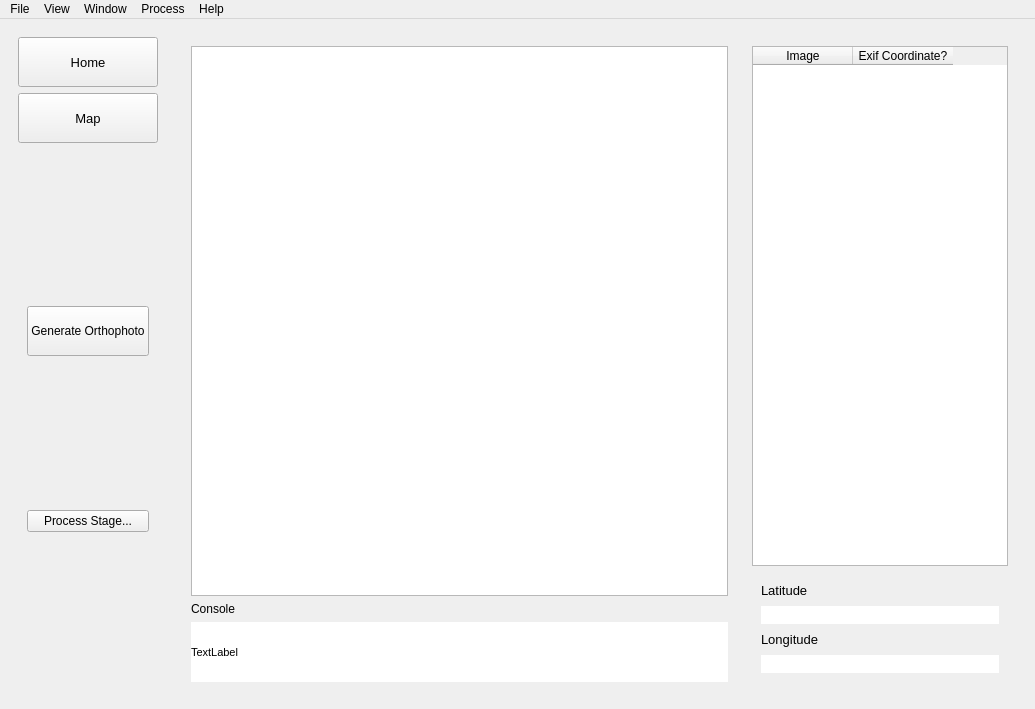
<?xml version="1.0" encoding="UTF-8"?>
<ui version="4.0">
 <class>MainWindow</class>
 <widget class="QMainWindow" name="MainWindow">
  <property name="geometry">
   <rect>
    <x>0</x>
    <y>0</y>
    <width>1035</width>
    <height>709</height>
   </rect>
  </property>
  <property name="windowTitle">
   <string>MainWindow</string>
  </property>
  <widget class="QWidget" name="centralwidget">
   <layout class="QHBoxLayout" name="horizontalLayout">
    <item>
     <widget class="QFrame" name="frame">
      <layout class="QVBoxLayout" name="verticalLayout">
       <item>
        <widget class="QPushButton" name="homeButton">
         <property name="minimumSize">
          <size>
           <width>0</width>
           <height>50</height>
          </size>
         </property>
         <property name="font">
          <font>
           <pointsize>10</pointsize>
          </font>
         </property>
         <property name="text">
          <string>Home</string>
         </property>
        </widget>
       </item>
       <item>
        <widget class="QPushButton" name="mapButton">
         <property name="minimumSize">
          <size>
           <width>0</width>
           <height>50</height>
          </size>
         </property>
         <property name="font">
          <font>
           <pointsize>10</pointsize>
          </font>
         </property>
         <property name="text">
          <string>Map</string>
         </property>
        </widget>
       </item>
       <item>
        <widget class="QStackedWidget" name="stackedWidget_2">
         <property name="sizePolicy">
          <sizepolicy hsizetype="Maximum" vsizetype="Preferred">
           <horstretch>0</horstretch>
           <verstretch>0</verstretch>
          </sizepolicy>
         </property>
         <property name="currentIndex">
          <number>1</number>
         </property>
         <widget class="QWidget" name="page">
          <layout class="QVBoxLayout" name="verticalLayout_7">
           <item>
            <spacer name="verticalSpacer">
             <property name="orientation">
              <enum>Qt::Vertical</enum>
             </property>
             <property name="sizeHint" stdset="0">
              <size>
               <width>20</width>
               <height>500</height>
              </size>
             </property>
            </spacer>
           </item>
          </layout>
         </widget>
         <widget class="QWidget" name="page_2">
          <layout class="QVBoxLayout" name="verticalLayout_3">
           <item>
            <widget class="QPushButton" name="pushButton">
             <property name="minimumSize">
              <size>
               <width>0</width>
               <height>50</height>
              </size>
             </property>
             <property name="font">
              <font>
               <pointsize>9</pointsize>
              </font>
             </property>
             <property name="text">
              <string>Generate Orthophoto</string>
             </property>
            </widget>
           </item>
           <item>
            <widget class="QPushButton" name="pushButton_2">
             <property name="text">
              <string>Process Stage...</string>
             </property>
            </widget>
           </item>
          </layout>
         </widget>
        </widget>
       </item>
      </layout>
     </widget>
    </item>
    <item>
     <widget class="QStackedWidget" name="stackedWidget">
      <property name="styleSheet">
       <string notr="true"/>
      </property>
      <property name="frameShape">
       <enum>QFrame::NoFrame</enum>
      </property>
      <property name="currentIndex">
       <number>1</number>
      </property>
      <widget class="QWidget" name="homeWidget">
       <layout class="QVBoxLayout" name="verticalLayout_2">
        <item>
         <spacer name="verticalSpacer_2">
          <property name="orientation">
           <enum>Qt::Vertical</enum>
          </property>
          <property name="sizeType">
           <enum>QSizePolicy::Maximum</enum>
          </property>
          <property name="sizeHint" stdset="0">
           <size>
            <width>20</width>
            <height>150</height>
           </size>
          </property>
         </spacer>
        </item>
        <item>
         <widget class="QFrame" name="buttonFrame">
          <layout class="QHBoxLayout" name="butto">
           <item>
            <spacer name="horizontalSpacer">
             <property name="orientation">
              <enum>Qt::Horizontal</enum>
             </property>
             <property name="sizeHint" stdset="0">
              <size>
               <width>40</width>
               <height>20</height>
              </size>
             </property>
            </spacer>
           </item>
           <item>
            <widget class="QPushButton" name="newprojectButton">
             <property name="sizePolicy">
              <sizepolicy hsizetype="Maximum" vsizetype="Fixed">
               <horstretch>0</horstretch>
               <verstretch>0</verstretch>
              </sizepolicy>
             </property>
             <property name="minimumSize">
              <size>
               <width>210</width>
               <height>60</height>
              </size>
             </property>
             <property name="font">
              <font>
               <pointsize>20</pointsize>
              </font>
             </property>
             <property name="text">
              <string>New Project</string>
             </property>
            </widget>
           </item>
           <item>
            <widget class="QPushButton" name="openprojectButton">
             <property name="sizePolicy">
              <sizepolicy hsizetype="Maximum" vsizetype="Fixed">
               <horstretch>0</horstretch>
               <verstretch>0</verstretch>
              </sizepolicy>
             </property>
             <property name="minimumSize">
              <size>
               <width>210</width>
               <height>60</height>
              </size>
             </property>
             <property name="font">
              <font>
               <pointsize>20</pointsize>
              </font>
             </property>
             <property name="text">
              <string>Open Project</string>
             </property>
            </widget>
           </item>
           <item>
            <spacer name="horizontalSpacer_2">
             <property name="orientation">
              <enum>Qt::Horizontal</enum>
             </property>
             <property name="sizeHint" stdset="0">
              <size>
               <width>40</width>
               <height>20</height>
              </size>
             </property>
            </spacer>
           </item>
          </layout>
         </widget>
        </item>
        <item>
         <spacer name="verticalSpacer_3">
          <property name="orientation">
           <enum>Qt::Vertical</enum>
          </property>
          <property name="sizeHint" stdset="0">
           <size>
            <width>20</width>
            <height>40</height>
           </size>
          </property>
         </spacer>
        </item>
       </layout>
      </widget>
      <widget class="QWidget" name="mapWidget">
       <layout class="QHBoxLayout" name="horizontalLayout_3">
        <item>
         <widget class="QFrame" name="mainimageFrame">
          <layout class="QVBoxLayout" name="verticalLayout_4">
           <item>
            <widget class="QGraphicsView" name="imageView"/>
           </item>
           <item>
            <widget class="QLabel" name="label">
             <property name="text">
              <string>Console</string>
             </property>
            </widget>
           </item>
           <item>
            <widget class="QLabel" name="odmconsoleLabel">
             <property name="sizePolicy">
              <sizepolicy hsizetype="Preferred" vsizetype="Maximum">
               <horstretch>0</horstretch>
               <verstretch>0</verstretch>
              </sizepolicy>
             </property>
             <property name="minimumSize">
              <size>
               <width>0</width>
               <height>60</height>
              </size>
             </property>
             <property name="font">
              <font>
               <pointsize>8</pointsize>
              </font>
             </property>
             <property name="styleSheet">
              <string notr="true">background-color: rgb(255, 255, 255);</string>
             </property>
             <property name="text">
              <string>TextLabel</string>
             </property>
            </widget>
           </item>
          </layout>
         </widget>
        </item>
        <item>
         <widget class="QFrame" name="imagedataFrame">
          <layout class="QVBoxLayout" name="verticalLayout_5">
           <item>
            <widget class="QTableWidget" name="loadedimageTable">
             <property name="sizePolicy">
              <sizepolicy hsizetype="Maximum" vsizetype="Expanding">
               <horstretch>0</horstretch>
               <verstretch>0</verstretch>
              </sizepolicy>
             </property>
             <column>
              <property name="text">
               <string>Image</string>
              </property>
             </column>
             <column>
              <property name="text">
               <string>Exif Coordinate?</string>
              </property>
             </column>
            </widget>
           </item>
           <item>
            <widget class="QFrame" name="verticalFrame_3">
             <property name="sizePolicy">
              <sizepolicy hsizetype="Preferred" vsizetype="Maximum">
               <horstretch>0</horstretch>
               <verstretch>0</verstretch>
              </sizepolicy>
             </property>
             <property name="minimumSize">
              <size>
               <width>0</width>
               <height>110</height>
              </size>
             </property>
             <layout class="QVBoxLayout" name="verticalLayout_6">
              <item>
               <widget class="QLabel" name="latitudeLabel">
                <property name="font">
                 <font>
                  <pointsize>10</pointsize>
                 </font>
                </property>
                <property name="text">
                 <string>Latitude</string>
                </property>
               </widget>
              </item>
              <item>
               <widget class="QLabel" name="latitudeVariable">
                <property name="font">
                 <font>
                  <pointsize>10</pointsize>
                 </font>
                </property>
                <property name="styleSheet">
                 <string notr="true">background-color: rgb(255, 255, 255);</string>
                </property>
                <property name="text">
                 <string/>
                </property>
               </widget>
              </item>
              <item>
               <widget class="QLabel" name="longitudeLabel">
                <property name="font">
                 <font>
                  <pointsize>10</pointsize>
                 </font>
                </property>
                <property name="text">
                 <string>Longitude</string>
                </property>
               </widget>
              </item>
              <item>
               <widget class="QLabel" name="longitudeVariable">
                <property name="font">
                 <font>
                  <pointsize>10</pointsize>
                 </font>
                </property>
                <property name="styleSheet">
                 <string notr="true">background-color: rgb(255, 255, 255);</string>
                </property>
                <property name="text">
                 <string/>
                </property>
               </widget>
              </item>
             </layout>
            </widget>
           </item>
          </layout>
         </widget>
        </item>
       </layout>
      </widget>
     </widget>
    </item>
   </layout>
  </widget>
  <widget class="QMenuBar" name="menubar">
   <property name="geometry">
    <rect>
     <x>0</x>
     <y>0</y>
     <width>1035</width>
     <height>26</height>
    </rect>
   </property>
   <widget class="QMenu" name="menuFile">
    <property name="title">
     <string>File</string>
    </property>
    <addaction name="actionNew_Project"/>
    <addaction name="actionOpen_Project"/>
    <addaction name="actionSave_Project"/>
    <addaction name="separator"/>
    <addaction name="actionOpen"/>
    <addaction name="actionSave_As"/>
    <addaction name="actionSave"/>
    <addaction name="separator"/>
    <addaction name="actionExit"/>
   </widget>
   <widget class="QMenu" name="menuWindow">
    <property name="title">
     <string>Window</string>
    </property>
    <addaction name="actionFull_Screen"/>
   </widget>
   <widget class="QMenu" name="menuHelp">
    <property name="title">
     <string>Help</string>
    </property>
    <addaction name="actionAbout"/>
   </widget>
   <widget class="QMenu" name="menuView">
    <property name="title">
     <string>View</string>
    </property>
    <addaction name="actionZoom_In"/>
    <addaction name="actionZoom_Out"/>
    <addaction name="actionReset_Zoom"/>
   </widget>
   <widget class="QMenu" name="menuProcess">
    <property name="title">
     <string>Process</string>
    </property>
    <addaction name="actionPreferences"/>
   </widget>
   <addaction name="menuFile"/>
   <addaction name="menuView"/>
   <addaction name="menuWindow"/>
   <addaction name="menuProcess"/>
   <addaction name="menuHelp"/>
  </widget>
  <action name="actionOpen_Project">
   <property name="text">
    <string>Open Project...</string>
   </property>
  </action>
  <action name="actionSave_Project">
   <property name="text">
    <string>Save Project As...</string>
   </property>
  </action>
  <action name="actionExit">
   <property name="text">
    <string>Exit</string>
   </property>
  </action>
  <action name="actionOpen">
   <property name="text">
    <string>Open</string>
   </property>
  </action>
  <action name="actionSave">
   <property name="text">
    <string>Save</string>
   </property>
   <property name="shortcut">
    <string>Ctrl+S</string>
   </property>
  </action>
  <action name="actionSave_As">
   <property name="text">
    <string>Save As..</string>
   </property>
  </action>
  <action name="actionZoom_In">
   <property name="text">
    <string>Zoom In</string>
   </property>
   <property name="shortcut">
    <string>Ctrl+=</string>
   </property>
  </action>
  <action name="actionZoom_Out">
   <property name="text">
    <string>Zoom Out</string>
   </property>
   <property name="shortcut">
    <string>Ctrl+-</string>
   </property>
  </action>
  <action name="actionReset_Zoom">
   <property name="text">
    <string>Reset Zoom</string>
   </property>
   <property name="shortcut">
    <string>Ctrl+0</string>
   </property>
  </action>
  <action name="actionAbout">
   <property name="text">
    <string>About</string>
   </property>
  </action>
  <action name="actionFull_Screen">
   <property name="checkable">
    <bool>true</bool>
   </property>
   <property name="text">
    <string>Full Screen</string>
   </property>
   <property name="shortcut">
    <string>Alt+Return</string>
   </property>
  </action>
  <action name="actionPreferences">
   <property name="text">
    <string>Settings</string>
   </property>
  </action>
  <action name="actionNew_Project">
   <property name="text">
    <string>New Project</string>
   </property>
  </action>
 </widget>
 <resources/>
 <connections/>
</ui>
